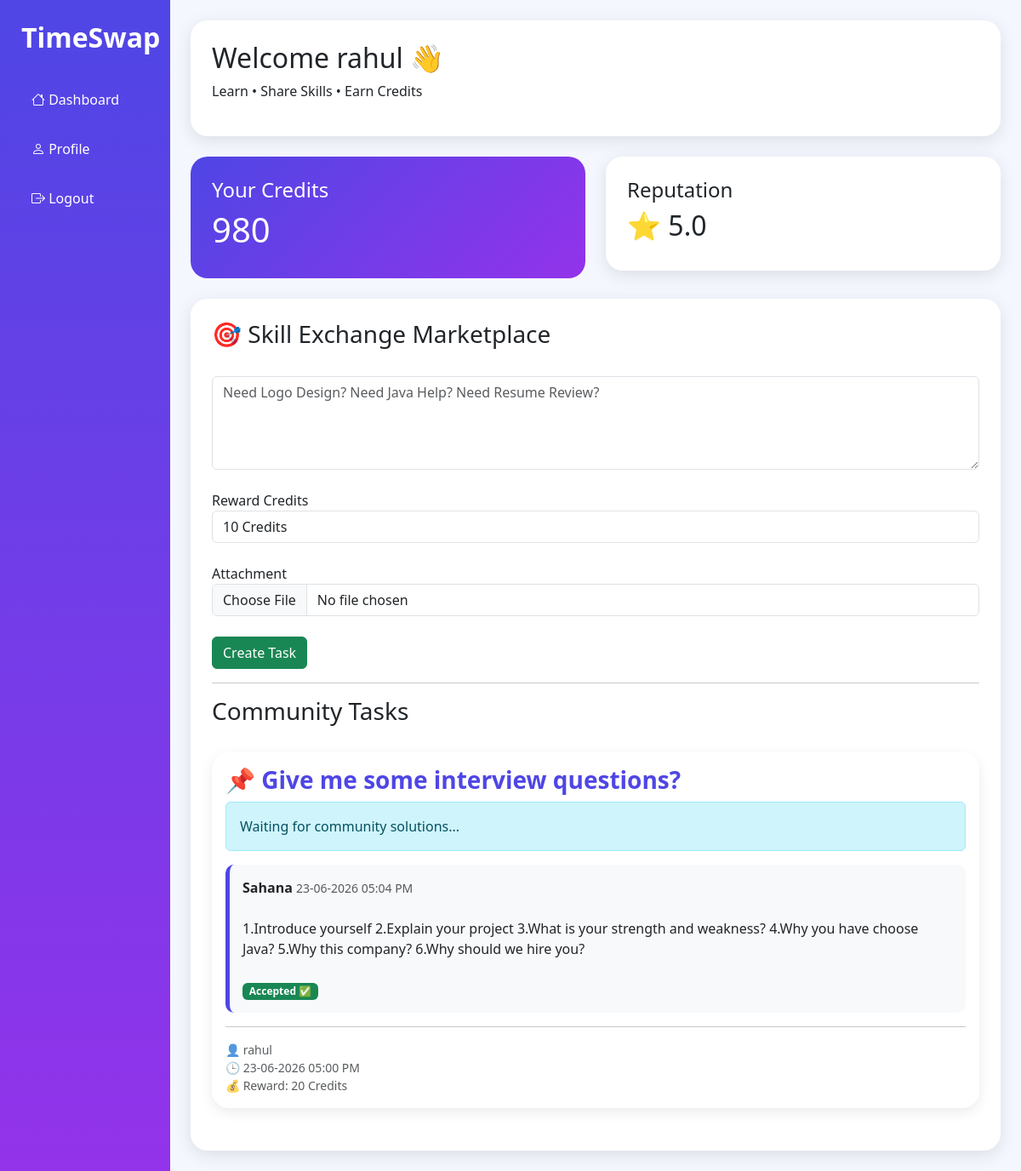
The app's page /dashboard (signed in) with its own data.
### tables this page shows
CREATE TABLE users(
    id INTEGER PRIMARY KEY AUTOINCREMENT,
    name TEXT,
    email TEXT UNIQUE,
    password TEXT,
    skills_offered TEXT,
    skills_needed TEXT,
    credits INTEGER DEFAULT 1000,
    reputation REAL DEFAULT 5.0
);

CREATE TABLE questions(
    id INTEGER PRIMARY KEY AUTOINCREMENT,
    username TEXT,
    question TEXT,
    reward INTEGER DEFAULT 10,
    attachment TEXT,
    date_posted TEXT
);

CREATE TABLE answers(
    id INTEGER PRIMARY KEY AUTOINCREMENT,
    question_id INTEGER,
    username TEXT,
    answer TEXT,
    attachment TEXT,
    date_posted TEXT,
    accepted INTEGER DEFAULT 0
);

### app.py (the view)
@app.route("/dashboard")
def dashboard():
    if "user_id" not in session:
        return redirect("/login")
    conn = sqlite3.connect("timeswap.db")
    cursor = conn.cursor()
    user_id = session["user_id"]
    cursor.execute("""
    SELECT name,credits,reputation
    FROM users
    WHERE id=?
    """, (user_id,))
    user = cursor.fetchone()
    cursor.execute("""
    SELECT *
    FROM questions
    ORDER BY id DESC
    """)
    questions = cursor.fetchall()
    cursor.execute("""
    SELECT *
    FROM answers
    """)
    answer_rows = cursor.fetchall()
    answers = {}
    for row in answer_rows:
        question_id = row[1]
        if question_id not in answers:
            answers[question_id] = []
        answers[question_id].append(row)
    conn.close()
    return render_template(
        "dashboard.html",
        name=user[0],
        credits=user[1],
        reputation=user[2],
        questions=questions,
        answers=answers,
        current_user=session["user_name"]
    )

### templates/dashboard.html (shortened to what this page needs)
<!DOCTYPE html>
<html lang="en">
<head>
    <link href="https://cdn.jsdelivr.net/npm/bootstrap@5.3.3/dist/css/bootstrap.min.css" rel="stylesheet">
    <link href="https://cdn.jsdelivr.net/npm/bootstrap-icons@1.11.3/font/bootstrap-icons.min.css" rel="stylesheet">
</head>
<body>
<div class="container-fluid">
<div class="row">
<div class="col-md-2 sidebar">
    <h2>TimeSwap</h2>
    <a href="/dashboard">
        <i class="bi bi-house"></i> Dashboard
    </a>
    <a href="/profile">
        <i class="bi bi-person"></i> Profile
    </a>
    <a href="/logout">
        <i class="bi bi-box-arrow-right"></i> Logout
    </a>
</div>
<div class="col-md-10 p-4">
    <div class="top-card mb-4">
        <h2>Welcome {{ name }} 👋</h2>
        <p>
            Learn • Share Skills • Earn Credits
        </p>
    </div>
    <div class="row mb-4">
        <div class="col-md-6">
            <div class="credit-card">
                <h4>Your Credits</h4>
                <h1>{{ credits }}</h1>
            </div>
        </div>
        <div class="col-md-6">
            <div class="top-card">
                <h4>Reputation</h4>
                <h2>⭐ {{ reputation }}</h2>
            </div>
        </div>
    </div>
    <div class="market-card">
        <h3>🎯 Skill Exchange Marketplace</h3>
        <br>
        <form action="/add_question"
              method="POST"
              enctype="multipart/form-data">
            <textarea
                name="question"
                class="form-control"
                rows="4"
                placeholder="Need Logo Design? Need Java Help? Need Resume Review?"
                required></textarea>
            <br>
            <label>
                Reward Credits
            </label>
            <select
                name="reward"
                class="form-control">
                <option value="10">10 Credits</option>
            </select>
            <br>
            <label>
                Attachment
            </label>
            <input
                type="file"
                name="attachment"
                class="form-control">
            <br>
            <button
                class="btn btn-success">
                Create Task
            </button>
        </form>
        <hr>
        <h3>Community Tasks</h3>
        <br>
        {% for q in questions %}
        <div class="card task-card">
            <div class="card-body">
                <h3 class="task-title">
                    📌 {{ q[2] }}
                </h3>
                {% if q[1] != current_user %}
                <form
                 action="/add_answer/{{ q[0] }}"
                 method="POST"
                 enctype="multipart/form-data">
                    <textarea
                        name="answer"
                        class="form-control"
                        rows="3"
                        placeholder="Submit your solution..."
                        required></textarea>
                    <br>
                    <input
                        type="file"
                        name="attachment"
                        class="form-control">
                    <br>
                    <button
                        class="btn btn-primary">
                        Submit Solution
                    </button>
                </form>
                {% else %}
                <div class="alert alert-info">
                    Waiting for community solutions...
                </div>
                {% endif %}
                {% for ans in answers.get(q[0], []) %}
                <div class="answer-card">
                    <strong>
                        {{ ans[2] }}
                    </strong>
                    <small class="text-muted">
                        {{ ans[5] }}
                    </small>
                    <br><br>
                    {{ ans[3] }}
                    <br><br>
                    {% if ans[6] == 0 and q[1] == current_user %}
                    <a
                     href="/accept_answer/{{ ans[0] }}"
                     class="btn btn-success btn-sm">
                        Accept Solution
                    </a>
                    {% elif ans[6] == 1 %}
                    <span class="badge bg-success">
                        Accepted ✅
                    </span>
                    {% endif %}
                </div>
                {% endfor %}
                <hr>
                <div class="text-muted small">
                    <div>
                        👤 {{ q[1] }}
                    </div>
                    <div>
                        🕒 {{ q[5] }}
                    </div>
                    <div>
                        💰 Reward:
                        {{ q[3] }} Credits
                    </div>
                </div>
            </div>
        </div>
        {% endfor %}
    </div>
</div>
</div>
</div>
</body>
</html>

### templates/dashboard.html (style rules this page uses)
body { background:#f5f7ff; }
.sidebar { background:linear-gradient(180deg,#4F46E5,#9333EA); min-height:100vh; color:white; padding:25px; }
.sidebar h2 { font-weight:bold; margin-bottom:30px; }
.sidebar a { color:white; text-decoration:none; display:block; padding:12px; border-radius:10px; margin-bottom:10px; }
.top-card { background:white; border-radius:20px; padding:25px; box-shadow:0px 5px 20px rgba(0,0,0,0.1); }
.credit-card { background:linear-gradient(135deg,#4F46E5,#9333EA); color:white; border-radius:20px; padding:25px; }
.market-card { background:white; border-radius:20px; padding:25px; box-shadow:0px 5px 20px rgba(0,0,0,0.1); }
.task-card { border:none; border-radius:20px; box-shadow:0px 5px 15px rgba(0,0,0,0.08); margin-bottom:25px; }
.answer-card { background:#f8f9fa; border-left:5px solid #4F46E5; border-radius:10px; padding:15px; margin-top:10px; }
.task-title { color:#4F46E5; font-weight:700; }

### records on screen
users: name "rahul", credits "980", reputation "5.0"
questions: question "Give me some interview questions?", shows "Waiting for community solutions...", username "rahul", date_posted "23-06-2026 05:00 PM", reward "20"
answers: username "Sahana", date_posted "23-06-2026 05:04 PM", answer "1.Introduce yourself 2.Explain your project 3.What is your strength and weakness? 4.Why you have choose Java? 5.Why this company? 6.Why should we hire you?", accepted "Accepted ✅"
